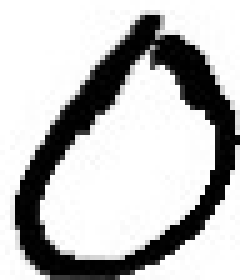
#> input picture Dataset/Numbers/0/0_BAR_17_1_426.jpg, 48 x 56 px (shown 5 times larger); its folder holds 3 pictures in this run
$ jupyter execute --allow-errors Mathnet_Bangla_Digit_Preprocessing.ipynb
#> lines starting #> are read from the running program, lines starting #| are printed output that depends on the picture; after the words box and inside, x2 and y2 are one past the last pixel; in counts of white or black regions, pixels touching at a corner belong together
[cell 1]
import tensorflow as tf
print(tf.__version__)

[cell 2]
import warnings
warnings.filterwarnings('ignore')
import cv2
import numpy as np
import os
import matplotlib.pyplot as plt
from sklearn.model_selection import train_test_split
from tensorflow import keras
from tensorflow.keras.preprocessing.image import ImageDataGenerator
from keras.utils.np_utils import to_categorical
from keras.models import Sequential
from keras.layers import Conv2D, Dense, MaxPooling2D, Activation, Dropout, Flatten, MaxPool2D
#from tensorflow.keras.optimizers import Adam
from tensorflow.keras.optimizers import RMSprop

path='./Dataset/Numbers'
images=[]
classNo=[]
testRatio=0.2
valRatio=0.2
imgDimension=(28,28,3)

[cell 3]
myList=os.listdir(path)

numOfClasses=len(myList)

print("Importing Classes..........")
for x in range(0, numOfClasses):
    myPicList=os.listdir(path+"/"+str(x))
    for y in myPicList:
        try:
            curImg=cv2.imread(path+"/"+str(x)+"/"+y)
#> curImg is the input picture: shape (56, 48, 3); min 0, max 255, mean 190.1
            curImg=cv2.resize(curImg,(imgDimension[0],imgDimension[1]))
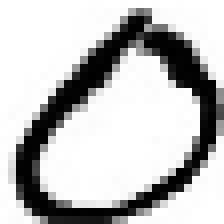
#> curImg: shape (28, 28, 3) (shown 8 times larger); min 0, max 255, mean 190.1
            images.append(curImg)
            classNo.append(x)
        except:
            pass
    print(x)
#> pass 2 of the loop `for x in range(0, numOfClasses):`:
#> myPicList = ['0_BOR_12_1_469.jpg']
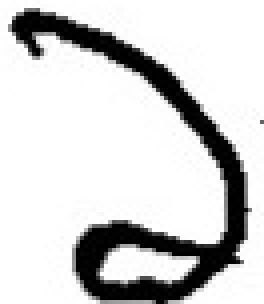
#> input picture Dataset/Numbers/1/0_BOR_12_1_469.jpg, 66 x 76 px (shown 4 times larger)
#> curImg is the input picture: shape (76, 66, 3); min 0, max 255, mean 208.1
#> `curImg=cv2.resize(curImg,(imgDimension[0],imgDimension[1]))`:
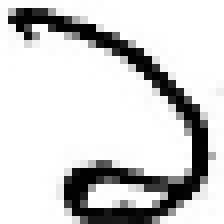
#> curImg: shape (28, 28, 3) (shown 8 times larger); min 0, max 255, mean 208.1

images=np.array(images)
classNo=np.array(classNo)

[cell 4]
x_train, x_test, y_train, y_test=train_test_split(images, classNo, test_size=testRatio)
x_train, x_validation, y_train, y_validation=train_test_split(x_train, y_train, test_size=valRatio)

[cell 5]
y_train

[cell 6]
x_train

[cell 7]
numOfSample=[]

for x in range(0,numOfClasses):
	numOfSample.append(len(np.where(y_train==x)[0]))


plt.figure(figsize=(10,5))
plt.bar(range(0, numOfClasses),numOfSample)
plt.title("Bar Plot of Classes & Images")
plt.xlabel("No Of Classes")
plt.ylabel("No of Images")
plt.show()
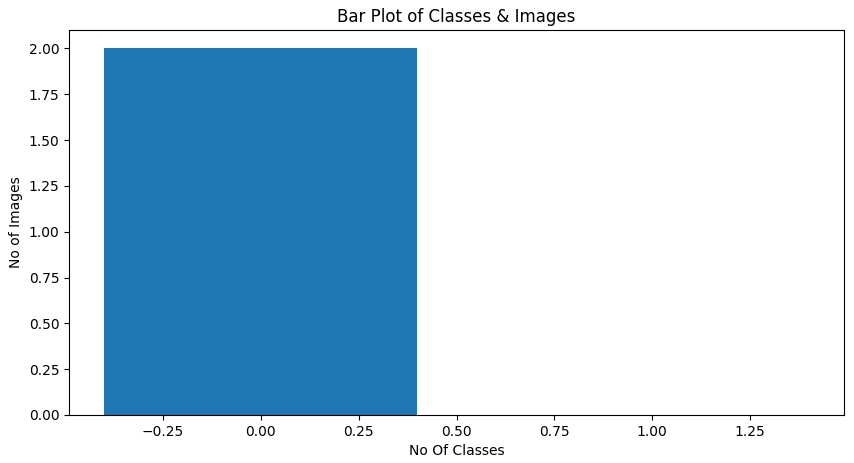
#> figure drawn by matplotlib, 1 panel

[cell 8]
import pandas as pd

print("Total number of training images: ",len(x_train))

# make train_image_names as serie object
#x_train = pd.Series(x_train)

print("total number of test images:",len(x_test))
print("total number of validition images:",len(x_validation))

print("total number in the datasets images:",len(images))

[cell 9]
def preprocessing(img):
	# img=np.astype("uint8")
	img=cv2.cvtColor(img, cv2.COLOR_BGR2GRAY)
	_, img = cv2.threshold(img, 170, 255, cv2.THRESH_BINARY)
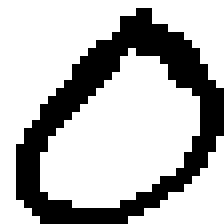
#> img: shape (28, 28) (shown 8 times larger); 71.7% white; 1 black region, box (x1, y1, x2, y2) and area: (2, 1, 28, 28) 222
	img=cv2.equalizeHist(img)
	img=img/255
	return img


x_train=np.array(list(map(preprocessing, x_train)))
#> in preprocessing (call 2), `img=cv2.cvtColor(img, cv2.COLOR_BGR2GRAY)`:
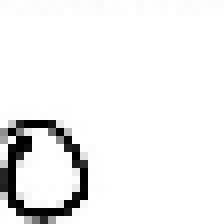
#> img: shape (28, 28) (shown 8 times larger); min 0, max 255, mean 238.9
#> in preprocessing (call 2), `_, img = cv2.threshold(img, 170, 255, cv2.THRESH_BINARY)`:
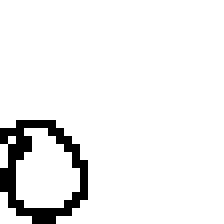
#> img: shape (28, 28) (shown 8 times larger); 93.4% white; black in thin lines or dots, all inside (x1, y1, x2, y2) = (0, 15, 11, 28)
x_test=np.array(list(map(preprocessing, x_test)))
#> in preprocessing (call 3), `img=cv2.cvtColor(img, cv2.COLOR_BGR2GRAY)`:
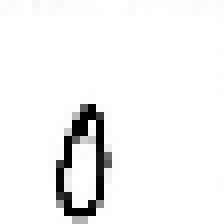
#> img: shape (28, 28) (shown 8 times larger); min 0, max 255, mean 242.4
#> in preprocessing (call 3), `_, img = cv2.threshold(img, 170, 255, cv2.THRESH_BINARY)`:
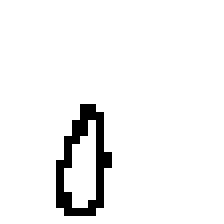
#> img: shape (28, 28) (shown 8 times larger); 94.9% white; black in thin lines or dots, all inside (x1, y1, x2, y2) = (7, 13, 14, 27)
x_validation=np.array(list(map(preprocessing, x_validation)))
#> in preprocessing (call 4), `img=cv2.cvtColor(img, cv2.COLOR_BGR2GRAY)`:
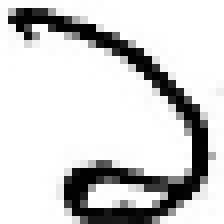
#> img: shape (28, 28) (shown 8 times larger); min 0, max 255, mean 208.1
#> in preprocessing (call 4), `_, img = cv2.threshold(img, 170, 255, cv2.THRESH_BINARY)`:
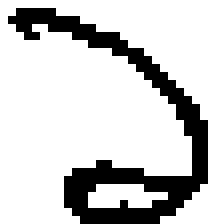
#> img: shape (28, 28) (shown 8 times larger); 80.1% white; black in thin lines or dots, all inside (x1, y1, x2, y2) = (1, 1, 26, 28)

[cell 10]
def plotImagesAndLabels():
    t_x, t_y = x_train, y_train
    fig, m_axs = plt.subplots(4, 4, figsize = (16, 16))
    for (c_x, c_y, c_ax) in zip(t_x, t_y, m_axs.flatten()):
        c_ax.imshow(c_x[:,:], cmap = 'bone', vmin = -1.5, vmax = 1.5)
        c_ax.set_title(', '+str(c_y))
        c_ax.axis('off')
plotImagesAndLabels()
